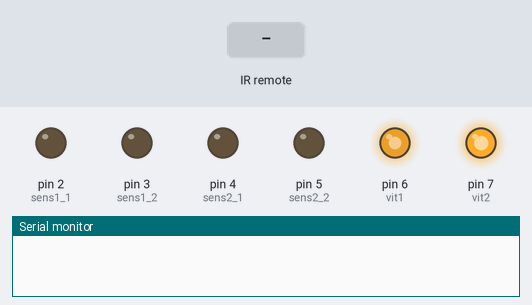
The sketch below on a simulated Arduino Uno, built with avr-gcc and run on an emulated ATmega328P. On the bench: output pins drawn as LEDs (lit = HIGH), the last lines printed to the serial monitor. The inputs (shaded band) are chosen by the test bench.

Above: at 1.2 s.
1.3 s: infrared code 0xFFA25D received
At 2.2 s:
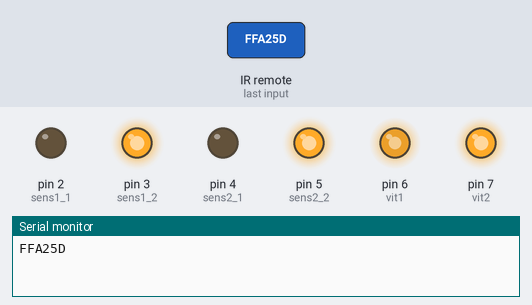
2.8 s: infrared code 0xFFB04F received
At 3.4 s:
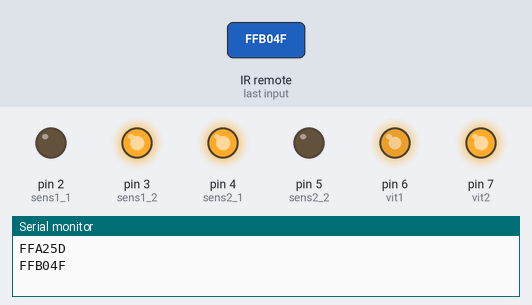
4.3 s: infrared code 0xFF926D received
At 5.5 s:
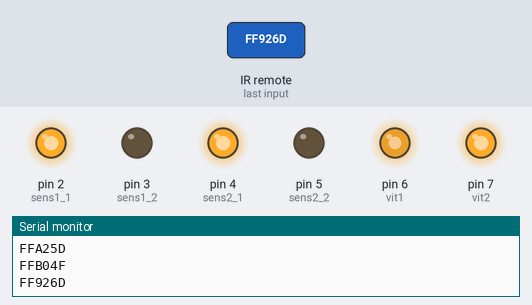
5.8 s: infrared code 0xFF629D received
At 6.8 s:
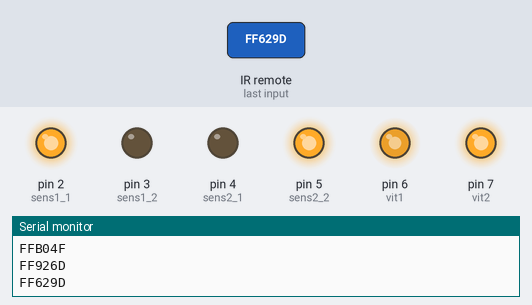
Timing chart, 0 to 8.3 s (numbered marks = the images above; inputs shaded):
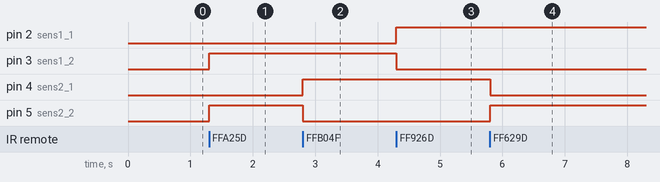

The sketch:

Infrared_Guided_Car.ino
```cpp
#include <IRremote.h>
int sens1_1=2;
int sens1_2=3;
int sens2_1=4;
int sens2_2=5;
int vit1=6;
int vit2=7;
const uint32_t UP=0xFFA25D;
const uint32_t RIGHT=0xFFB04F;
const uint32_t DOWN=0xFF926D;
const uint32_t LEFT=0xFF629D;
const uint32_t OK=0xFF7887;

int reciever = 9;

IRrecv irrecv(reciever);//inisialiser l reciever
decode_results results;
String message;


void arriere1(){
  digitalWrite(sens1_1,HIGH);
  digitalWrite(sens1_2,LOW);
}

void avant1(){
  digitalWrite(sens1_1,LOW);
  digitalWrite(sens1_2,HIGH);
}
void stop1(){
  digitalWrite(sens1_1,LOW);
digitalWrite(sens1_2,LOW);
}

void arriere2(){
  digitalWrite(sens2_1,HIGH);
  digitalWrite(sens2_2,LOW);
}

void avant2(){
  digitalWrite(sens2_1,LOW);
  digitalWrite(sens2_2,HIGH);
}
void stop2(){
  digitalWrite(sens2_1,LOW);
digitalWrite(sens2_2,LOW);
}

void setup() {
  // put your setup code here, to run once:
  pinMode(sens1_1,OUTPUT);
  pinMode(sens1_2,OUTPUT);
    pinMode(sens2_1,OUTPUT);
  pinMode(sens2_2,OUTPUT);
      pinMode( vit1,OUTPUT);
  pinMode(vit2,OUTPUT);
   irrecv.enableIRIn();
irrecv.blink13(true);
  Serial.begin(9600);
  analogWrite(vit1,210);//left
  analogWrite(vit2,135);//right
}

void loop() {
  // put your main code here, to run repeatedly:

 if (irrecv.decode(&results))//a9ra lvaleur
  { (message)=(results.value,HEX);
    Serial.println(results.value,HEX);
    irrecv.resume();
    if(results.value==UP){//l9oddem
      avant1();
      avant2();
    }
    if(results.value==DOWN){//lteli
      arriere1();
      arriere2();
    }
    if(results.value==RIGHT){//dour ymin
      avant1();
      arriere2();
    }
    if(results.value==LEFT){//dour ysar
      arriere1();
      avant2();
    }
    if(results.value==OK){//stop
      stop1();
      stop2();
    }
  }
}
```

Measured:
- after the input at 1.3 s, pin 3 (sens1_2), pin 5 (sens2_2): LOW → HIGH at once
- after the input at 2.8 s, pin 4 (sens2_1): LOW → HIGH at once; pin 5 (sens2_2): HIGH → LOW at once
- after the input at 4.3 s, pin 2 (sens1_1): LOW → HIGH at once; pin 3 (sens1_2): HIGH → LOW at once
- after the input at 5.8 s, pin 4 (sens2_1): HIGH → LOW at once; pin 5 (sens2_2): LOW → HIGH at once
